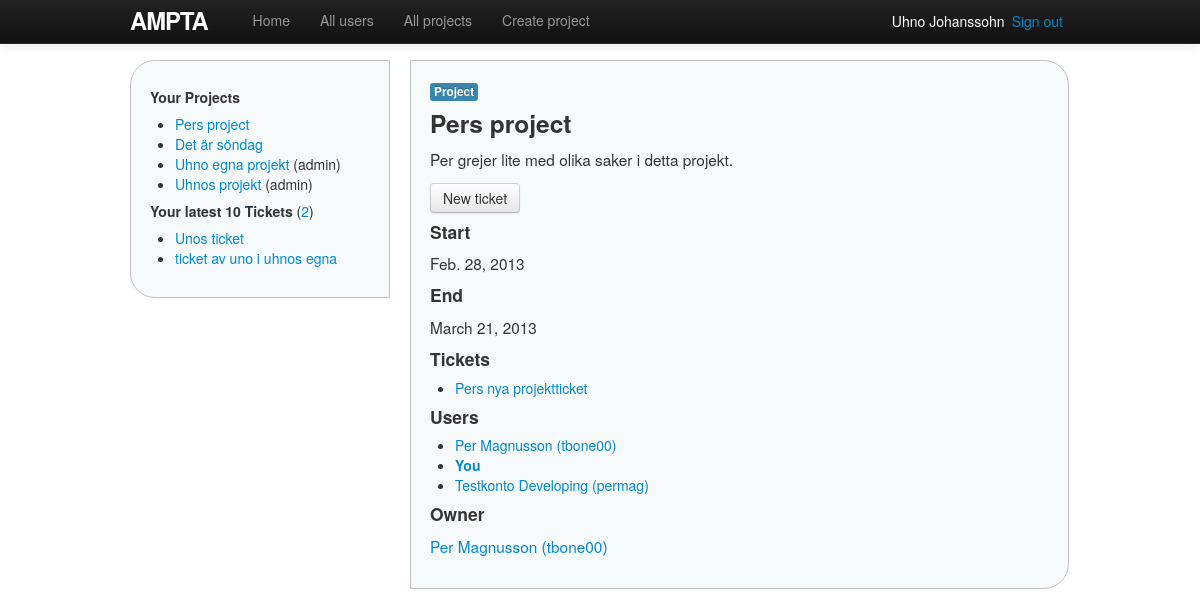
Screenshot of /projects/10/ (signed in) with the database file from the repository.
### ampta/models.py (models this page shows, shortened)
class Project(models.Model):
    name = models.CharField(max_length=30)
    description = models.TextField()
    start_date = models.DateField()
    end_date = models.DateField()
    users = models.ManyToManyField(User, related_name='projects', blank=True)
    owner = models.ForeignKey(User, related_name='projects_owned_by_user')
    date_added = models.DateTimeField()
    date_updated = models.DateTimeField()
    def __unicode__(self):
        return self.name
    def owned_by_user(self, user):
        return self.owner == user
    def has_user(self, user):
        return user in self.users.all()

class Ticket(models.Model):
    name = models.CharField(max_length=30)
    description = models.TextField()
    start_date = models.DateField();
    end_date = models.DateField();
    status = models.ForeignKey(Status, related_name='tickets')
    project = models.ForeignKey(Project, related_name='tickets')
    owner = models.ForeignKey(User, related_name='tickets')
    date_added = models.DateTimeField()
    date_updated = models.DateTimeField()
    def get_absolute_url(self):
        return reverse('project_ticket', args=[str(self.project.id), str(self.id)])

### ampta/modules/decorators.py (the view)
    def wrapper(request, project_id=None, *args, **kwargs):
        user = request.user
        project = get_object_or_404(Project, id=project_id)
        if not project.has_user(user) and not project.owned_by_user(user):
            return render(request, 'shared/error.html', {'error_type': 'private'})
        return function(request, project_id, project, *args, **kwargs)

### ampta/templatetags/custom_filters.py (called while the page is built)
@register.filter(name='user_projects')  # "name", if other name than function
def user_projects(user):
    projects = user.projects.order_by('-date_added')
    return projects

@register.filter
def project_owned_by_user(project, user):
    return project.owned_by_user(user)

### ampta/views/project_views.py (called while the page is built)
@login_required(login_url='/login')
@get_project_if_member
def show(request, project_id=None, project=None):
    if not project:
        project = get_object_or_404(Project, id=project_id)
    return render(request, 'projects/show.html', {'project': project})

### ampta/templates/projects/show.html (shortened to what this page needs)
{% extends 'shared/base.html' %}
{% load custom_filters %}
{% block content %}
<span class="label label-info">Project</span>
<h3>{{ project.name }}</h3>
<p>{{ project.description }}</p>
<p><a href="{% url new_project_ticket project.id %}" class="btn">New ticket</a></p>
<h4>Start</h4>
<p>{{ project.start_date }}</p>
<h4>End</h4>
<p>{{ project.end_date }}</p>
<h4>Tickets</h4>
{% if project.tickets.count %}
<ul>
	{% for t in project.tickets.all %}
	<li><a href="{{ t.get_absolute_url }}">{{ t.name }}</a></li>
	{% endfor %}
</ul>
{% else %}
	<p>No tickets</p>
{% endif %}
<h4>Users</h4>
<ul>
{% for u in project.users.all %}
	{% if u == user %}
	<li><strong><a href="{% url user user.id %}">You</a></strong></li>
	{% else %}
	<li><a href="{% url user u.id %}">{{ u.get_full_name }} ({{ u.username }})</a></li>
	{% endif %}
{% endfor %}
</ul>
<h4>Owner</h4>
{% if project|project_owned_by_user:user %}
<p><a href="{% url user user.id %}"><strong>You</strong></a></p>
{% else %}
<p><a href="{% url user project.owner.id %}">{{ project.owner.get_full_name }} ({{ project.owner.username }})</a></p>
{% endif %}
{% endblock %}

### ampta/templates/shared/base.html (shortened to what this page needs)
<!DOCTYPE html>
<html>
	<head>
		{% block styles %}
			<link rel="stylesheet" href="http://code.jquery.com/ui/1.10.1/themes/base/jquery-ui.css" />
			<link rel="stylesheet" type="text/css" href="{{ STATIC_URL }}styles/bootstrap.min.css">
			<link rel="stylesheet" type="text/css" href="{{ STATIC_URL }}styles/site.css">
		{% endblock %}
	</head>
	<body>
	{% block body %}
		<div class="container">
		<header>
			<nav class="navbar navbar-inverse navbar-fixed-top">
				<div class="navbar-inner">
					<div class="container">
						<a href="{% url home %}" id="logo" class="brand">Ampta</a>
						<div class="nav-collapse collapse">
							<ul class="nav">
								<li {% if home_active %}class="active"{% endif %}>
									<a href="{% url home %}">Home</a>
								</li>
								<li {% if all_users_active %}class="active"{% endif %}>
									<a href="{% url users %}">All users</a>
								</li>
								<li {% if projects_active %}class="active"{% endif %}>
									<a href="{% url projects %}">All projects</a>
								</li>
								<li {% if create_projects_active %}class="active"{% endif %}>
									<a href="{% url new_project %}">Create project</a>
								</li>
							</ul>
						</div>
						<span class="sign_out pull-right"><a href="{% url logout %}">Sign out</a></span>
						<span class="active_user pull-right">
							<a href="{% url user user.id %}">{{ user.get_full_name }}</a>
						</span>
					</div>
				</div>
			</nav>
		</header>
		<div class="sidenav pull-left">
			{% include 'shared/_sidenav_projects_tickets.html' %}
		</div>
		<div class="main pull-left">
			{% block content %}{% endblock %}
		</div>
		</div>
	{% endblock body %}
	</body>
</html>

### ampta/templates/shared/_sidenav_projects_tickets.html (shortened to what this page needs)
{% load custom_filters %}
<h5>Your Projects</h5>
<ul>
{% with projects=user|user_projects %}
{% for p in projects %}
	<li>
		<a href="{% url project p.id %}">{{ p.name }}</a>
		{% if p|project_owned_by_user:user %}(admin){% endif %}
	</li>
{% endfor%}
{% endwith %}
</ul>
<h5>Your latest 10 Tickets
	<span class="countTickets">(<a href="{% url tickets %}">{{ user.tickets.count }}</a>)</span>
</h5>
<ul>
{% for t in user.tickets.all|dictsortreversed:"date_added"|slice:"10" %}
	<li><a href="{% url project_ticket t.project.id t.id %}">{{ t.name }}</a></li>
{% endfor %}
</ul>

### ampta/static/styles/site.css (style rules this page uses)
html { overflow-y: scroll; }
body { padding-top: 60px; padding-bottom: 15px; }
h1, h2, h3, h4, h5, h6 { line-height: 1; }
p { font-size: 1.1em; line-height: 1.7em; }
#logo { float: left; margin-right: 10px; font-size: 1.7em; color: #fff; text-transform: uppercase; letter-spacing: -1px; padding-top: 9px; font-weight: bold; line-height: 1; }
.active_user, .sign_out { display: block; margin-top: 11px; margin-right: 7px; color: white; }
.active_user a { color: white; }
.sidenav { width: 220px; margin-right: 20px; padding: 9px; border: 1px solid #c0c0c0; background: #f7fafa; padding: 19px; border-radius: 25px 0 0 25px; -moz-border-radius: 25px 0 0 25px; }
.main { padding: 9px; width: 619px; border: 1px solid #c0c0c0; background: #f7fafa; padding: 19px; border-radius: 0 25px 25px 0; -moz-border-radius: 0 25px 25px 0; }
.countTickets { font-weight: normal; text-decoration: italic; }

### rows the page displays
Project: name "Pers project", description "Per grejer lite med olika saker i detta projekt.", start_date "Feb. 28, 2013", end_date "March 21, 2013", owner.get_full_name "Per Magnusson", owner.username "tbone00"
Project: name "Det är söndag"
Project: name "Uhno egna projekt", shows "(admin)"
Project: name "Uhnos projekt", shows "(admin)"
Ticket: name "Unos ticket"
Ticket: name "ticket av uno i uhnos egna"
Ticket: name "Pers nya projektticket"

### other values shown
{{ user.get_full_name }} "Uhno Johanssohn"
{{ user.tickets.count }} "2"
{{ u.get_full_name }} "Per Magnusson"
{{ u.username }} "tbone00"
{{ u.get_full_name }} "Testkonto Developing"
{{ u.username }} "permag"
